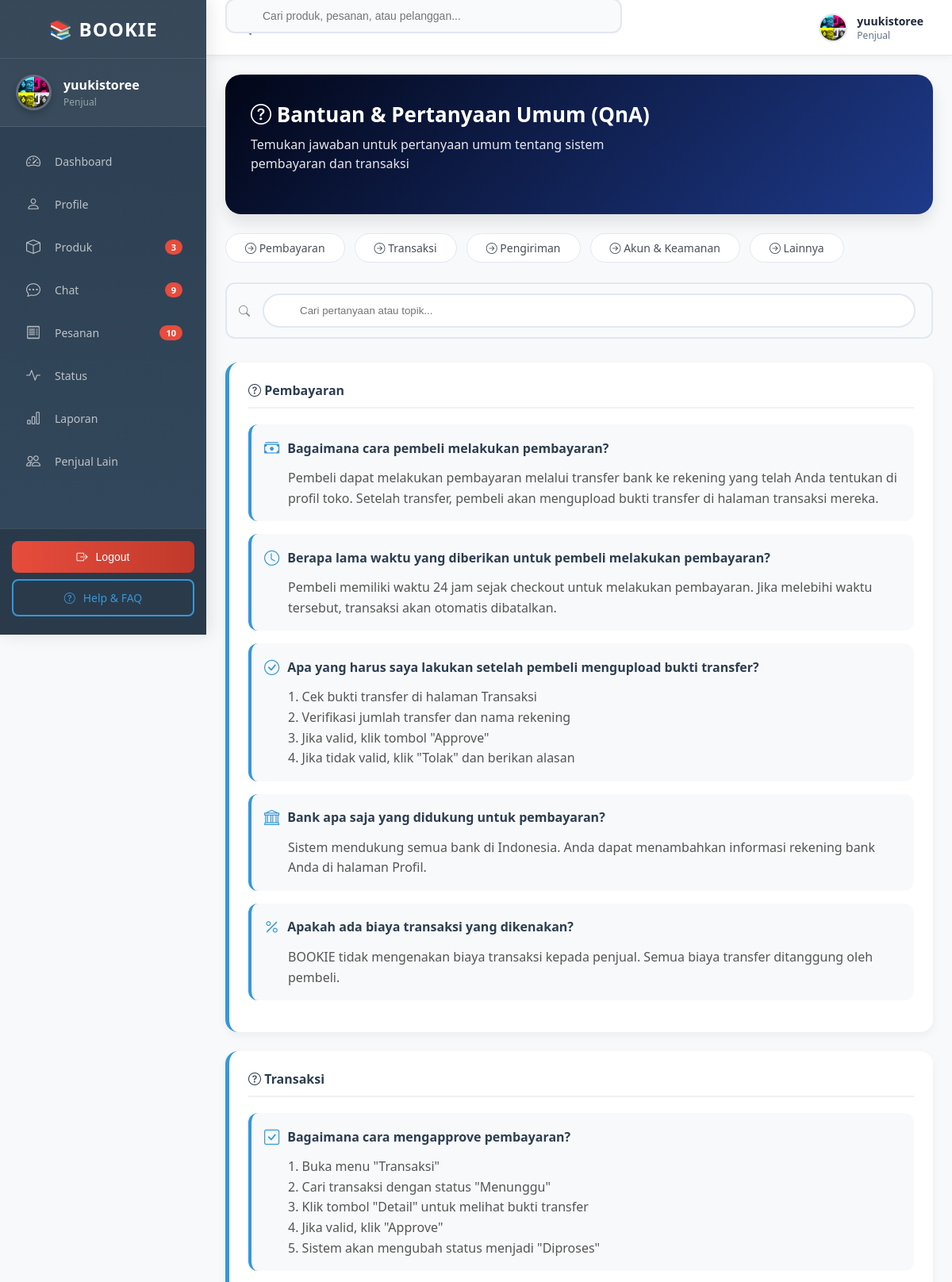
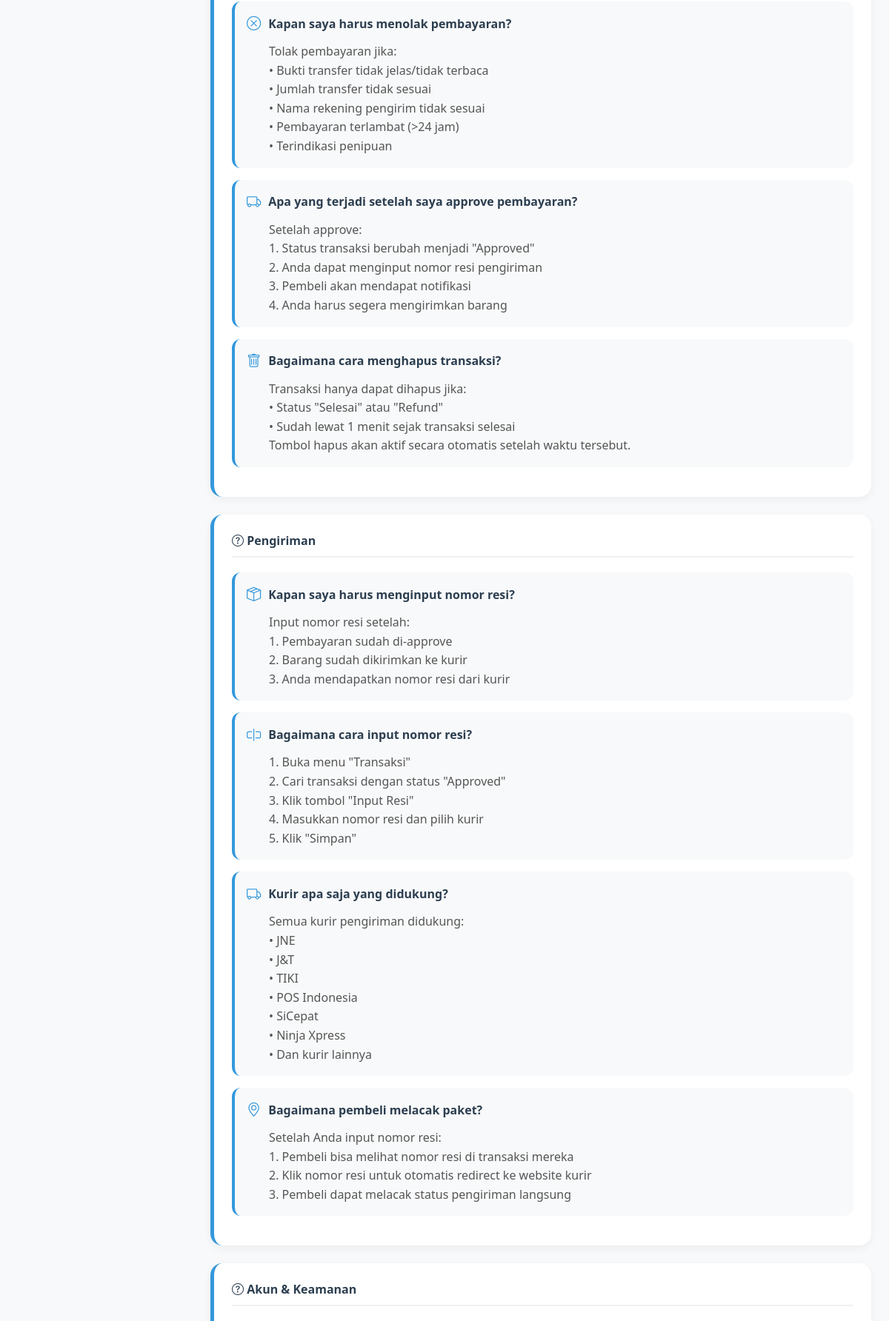
The page /penjual/help.php (signed in, upper part) on the database its author committed (2 pictures, top to bottom).
### tables this page shows
CREATE TABLE `users` (
  `id` int(11) NOT NULL,
  `nama` varchar(100) NOT NULL,
  `email` varchar(100) NOT NULL,
  `no_hp` varchar(20) DEFAULT NULL,
  `alamat` text DEFAULT NULL,
  `foto` varchar(255) DEFAULT NULL,
  `password` varchar(255) NOT NULL,
  `role` enum('super_admin','penjual','pembeli') DEFAULT 'pembeli',
  `created_at` timestamp NOT NULL DEFAULT current_timestamp(),
  `aktif` enum('ya','tidak') DEFAULT 'ya',
  `status` enum('online','offline') DEFAULT 'offline',
  `last_activity` datetime DEFAULT NULL
);

### penjual/help.php (the view, shortened to what this page needs)
<?php
include "../config/database.php";
$idPenjual = $_SESSION['user']['id'];
$qUser = mysqli_query($conn, "SELECT * FROM users WHERE id='$idPenjual' LIMIT 1");
$user  = mysqli_fetch_assoc($qUser);
$namaPenjual = $user['nama'] ?? 'Penjual';
$fotoUser = $user['foto'] ?? '';
$fotoPath = (!empty($fotoUser) && file_exists("../uploads/".$fotoUser))
    ? "../uploads/".$fotoUser
    : "../assets/img/user.png";
$qUnreadChat = mysqli_query($conn, "
    SELECT COUNT(*) as total FROM chat
    WHERE penerima_id = '$idPenjual'
    AND dibaca = 0
");
$unreadChat = 0;
if ($qUnreadChat) {
    $dataChat = mysqli_fetch_assoc($qUnreadChat);
    $unreadChat = $dataChat['total'] ?? 0;
}
$qTotalProduk = mysqli_query($conn, "SELECT COUNT(*) as total FROM produk WHERE id_penjual='$idPenjual'");
$totalProduk = 0;
if ($qTotalProduk && mysqli_num_rows($qTotalProduk) > 0) {
    $dataProduk = mysqli_fetch_assoc($qTotalProduk);
    $totalProduk = $dataProduk['total'];
}
$qPendingTransaksi = mysqli_query($conn, "
  SELECT COUNT(DISTINCT t.id) as total
  FROM transaksi t
  JOIN transaksi_detail td ON t.id = td.id_transaksi
  JOIN produk p ON td.id_produk = p.id
  WHERE p.id_penjual = '$idPenjual'
  AND t.status IN ('pending', 'menunggu', 'diproses', 'dibayar', 'dikirim', 'approve')
");
$pendingTransaksi = 0;
if ($qPendingTransaksi && mysqli_num_rows($qPendingTransaksi) > 0) {
    $dataPending = mysqli_fetch_assoc($qPendingTransaksi);
    $pendingTransaksi = $dataPending['total'];
}
$qna_categories = [
  'pembayaran' => 'Pembayaran',
  'transaksi' => 'Transaksi',
  'pengiriman' => 'Pengiriman',
  'akun' => 'Akun & Keamanan',
  'lainnya' => 'Lainnya'
];
?>
<!DOCTYPE html>
<html lang="id">
<head>
<link rel="stylesheet" href="https://cdn.jsdelivr.net/npm/bootstrap-icons@1.11.0/font/bootstrap-icons.css">
</head>
<body>
<div class="sidebar" id="sidebar">
    <div class="sidebar-logo">
        <span>📚 BOOKIE</span>
    </div>
    <a href="profile.php" class="sidebar-profile">
        <img src="<?= htmlspecialchars($fotoPath) ?>" alt="Profile">
        <div>
            <div class="name"><?= htmlspecialchars($namaPenjual) ?></div>
            <div class="role">Penjual</div>
        </div>
    </a>
    <div class="sidebar-menu">
        <a href="dashboard.php" class="menu-item">
            <i class="bi bi-speedometer2"></i>
            <span>Dashboard</span>
        </a>
        <a href="profile.php" class="menu-item">
            <i class="bi bi-person"></i>
            <span>Profile</span>
        </a>
        <a href="produk.php" class="menu-item">
            <i class="bi bi-box"></i>
            <span>Produk</span>
            <?php if($totalProduk > 0): ?>
            <span class="menu-badge"><?= $totalProduk ?></span>
            <?php endif; ?>
        </a>
        <a href="chat/chat.php" class="menu-item">
            <i class="bi bi-chat-dots"></i>
            <span>Chat</span>
            <?php if($unreadChat > 0): ?>
            <span class="menu-badge"><?= $unreadChat ?></span>
            <?php endif; ?>
        </a>
        <a href="pesanan.php" class="menu-item">
            <i class="bi bi-receipt"></i>
            <span>Pesanan</span>
            <?php if($pendingTransaksi > 0): ?>
            <span class="menu-badge"><?= $pendingTransaksi ?></span>
            <?php endif; ?>
        </a>
        <a href="status.php" class="menu-item">
            <i class="bi bi-activity"></i>
            <span>Status</span>
        </a>
        <a href="laporan.php" class="menu-item">
            <i class="bi bi-bar-chart"></i>
            <span>Laporan</span>
        </a>
        <a href="penjual_lain.php" class="menu-item">
            <i class="bi bi-people"></i>
            <span>Penjual Lain</span>
        </a>
    </div>
    <div class="sidebar-footer">
        <button class="footer-btn logout" onclick="logout()">
            <i class="bi bi-box-arrow-right"></i>
            <span>Logout</span>
        </button>
        <a href="help.php" class="footer-btn help active">
            <i class="bi bi-question-circle"></i>
            <span>Help & FAQ</span>
        </a>
    </div>
</div>
<div class="top-bar" id="topBar">
    <div class="search-container" id="searchContainer">
        <input type="text" class="search-box" placeholder="Cari produk, pesanan, atau pelanggan...">
    </div>
    <div class="top-bar-right">
        <a href="profile.php" class="user-profile-top">
            <img src="<?= htmlspecialchars($fotoPath) ?>" alt="Profile">
            <div class="user-info-top">
                <div class="name"><?= htmlspecialchars($namaPenjual) ?></div>
                <div class="role">Penjual</div>
            </div>
        </a>
    </div>
</div>
<div class="main-content" id="mainContent">
    <div class="hero">
        <h2><i class="bi bi-question-circle"></i> Bantuan & Pertanyaan Umum (QnA)</h2>
        <p>Temukan jawaban untuk pertanyaan umum tentang sistem pembayaran dan transaksi</p>
    </div>
    <div class="quick-links">
        <a href="#pembayaran" class="quick-link">
            <i class="bi bi-arrow-right-circle me-1"></i> Pembayaran
        </a>
        <a href="#transaksi" class="quick-link">
            <i class="bi bi-arrow-right-circle me-1"></i> Transaksi
        </a>
        <a href="#pengiriman" class="quick-link">
            <i class="bi bi-arrow-right-circle me-1"></i> Pengiriman
        </a>
        <a href="#akun" class="quick-link">
            <i class="bi bi-arrow-right-circle me-1"></i> Akun & Keamanan
        </a>
        <a href="#lainnya" class="quick-link">
            <i class="bi bi-arrow-right-circle me-1"></i> Lainnya
        </a>
    </div>
    <div class="search-box">
        <input type="text" id="searchFaq" class="form-control" placeholder="Cari pertanyaan atau topik...">
        <i class="bi bi-search"></i>
    </div>
    <?php foreach($qna_categories as $cat_key => $cat_name): ?>
    <div class="faq-category" id="<?= $cat_key ?>">
        <h4><i class="bi bi-question-circle me-2"></i> <?= $cat_name ?></h4>
        <?php foreach($qna_data[$cat_key] as $index => $faq):
            $faq_id = $cat_key . $index;
        ?>
        <div class="faq-item">
            <div class="faq-question" data-bs-toggle="collapse" data-bs-target="#collapse<?= $faq_id ?>">
                <span class="icon"><i class="bi <?= $faq['icon'] ?>"></i></span>
                <?= $faq['question'] ?>
            </div>
            <div id="collapse<?= $faq_id ?>" class="collapse">
                <div class="faq-answer">
                    <?= $faq['answer'] ?>
                </div>
            </div>
        </div>
        <?php endforeach; ?>
    </div>
    <?php endforeach; ?>
</div>
</body>
</html>

### rows shown on the page
users: foto (picture), nama "yuukistoree"

### other values the page prints
$totalProduk "3"
$unreadChat "9"
$pendingTransaksi "10"
$cat_name "Pembayaran"
$faq['question'] "Bagaimana cara pembeli melakukan pembayaran?"
$faq['answer'] "Pembeli dapat melakukan pembayaran melalui transfer bank ke rekening yang telah Anda tentukan di profil toko. Setelah transfer, pembeli akan mengupload bukti transfer di halaman transaksi mereka."
$faq['question'] "Berapa lama waktu yang diberikan untuk pembeli melakukan pembayaran?"
$faq['answer'] "Pembeli memiliki waktu 24 jam sejak checkout untuk melakukan pembayaran. Jika melebihi waktu tersebut, transaksi akan otomatis dibatalkan."
$faq['question'] "Apa yang harus saya lakukan setelah pembeli mengupload bukti transfer?"
$faq['answer'] "1. Cek bukti transfer di halaman Transaksi 2. Verifikasi jumlah transfer dan nama rekening 3. Jika valid, klik tombol \"Approve\" 4. Jika tidak valid, klik \"Tolak\" dan berikan alasan"
$faq['question'] "Bank apa saja yang didukung untuk pembayaran?"
$faq['answer'] "Sistem mendukung semua bank di Indonesia. Anda dapat menambahkan informasi rekening bank Anda di halaman Profil."
$faq['question'] "Apakah ada biaya transaksi yang dikenakan?"
$faq['answer'] "BOOKIE tidak mengenakan biaya transaksi kepada penjual. Semua biaya transfer ditanggung oleh pembeli."
$cat_name "Transaksi"
